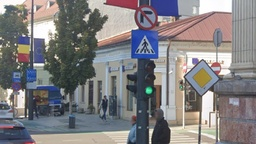
#> input picture Images/1.jpg, 256 x 144 px, shrunk from 1152 x 648 before the run; the run also reads 1 picture not shown here
$ jupyter execute 'Traffic Sign Recognition.ipynb'
#> lines starting #> are read from the running program, lines starting #| are printed output that depends on the picture; after the words box and inside, x2 and y2 are one past the last pixel; in counts of white or black regions, pixels touching at a corner belong together
#> further down, noisy_image is the input picture: shape (144, 256, 3); mean B, G, R 128.5, 126.7, 128.6
# Traffic Sign Recognition

### 2024, Spring - Szabo Lorand

[cell 1]
import numpy as np
import pandas as pd
import cv2
import matplotlib.pyplot as plt
import math

## 1. Denoising using Median Filtering

This algorithm takes the image, a window size and for each pixel it calculates the median of each pixel in its neighbourhood, and setting the result to new pixel's value.

[cell 2]
def median_filter(image, window_size):
#> called with window_size = 3
    pad_size = window_size // 2 # floor division

    # adds border/padding of size pad_size to the image
    padded_image = cv2.copyMakeBorder(image, pad_size, pad_size, pad_size, pad_size, cv2.BORDER_REFLECT)
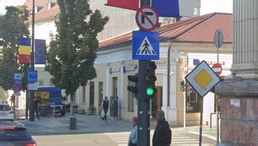
#> padded_image: shape (146, 258, 3); mean B, G, R 128.8, 126.9, 129

    filtered_image = np.zeros_like(image)

    for i in range(pad_size, padded_image.shape[0] - pad_size):
        for j in range(pad_size, padded_image.shape[1] - pad_size):
            neighbourhood = padded_image[i - pad_size : i + pad_size + 1, j - pad_size : j + pad_size + 1, :]

            # iterate through R, G, B values
            for k in range(3):
                filtered_image[i - pad_size, j - pad_size, k] = np.median(neighbourhood[:, :, k])
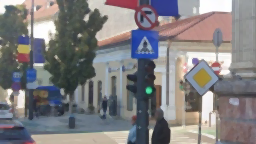
#> filtered_image: shape (144, 256, 3); mean B, G, R 128.2, 126.2, 128.3
                # the offset of the padding is subtracted

    return filtered_image

## Contrast Enhancement Algorithm

The simple contrast enhancement algorithm computes the histogram of the grayscale input image (originally colored) and calculates the normalized cumulative distribution function (CDF) that shows how many pixels have lower or equal value to a certain value. Then, it interpolates the original values to obtain the full color scale, based on the normalized CDF. In other words, where the slope of the CDF is shallower, more pixel intensities are mapped to the same value. This results in an image that uses the a larger color scale than the original one.

The purpose of doing operations (histogram calculation) on the grayscale image is to not distort the proportion of the 3 color scales, which by applying the algorithm should remain constant.

__Result:__

The algorithm can be tested using the plot_histogram function and on the CDF function shallow slopes can be observed at the beginning (black) and at the end (white) of the scale. This results in peaks at the beginning and at the end of the histograms.

This algorithm is not used in the final implementation because it scales each color's value, therefore it creates quite dark colors. It would work on grayscale images, however not on RGB images.

[cell 3]
def colored_to_grayscale(image):
    height = image.shape[0]
    width = image.shape[1]
    colors = image.shape[2]

    grayscale_image = np.zeros((height, width), dtype = np.uint8)

    for i in range(height):
        for j in range(width):
            b, g, r = image[i, j]
            # using the magic formula to calculate grayscale - already normalized
            grayscale_intensity = int(0.299 * r + 0.587 * g + 0.114 * b)
            grayscale_image[i, j] = grayscale_intensity
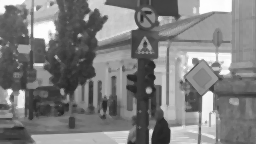
#> grayscale_image: shape (144, 256); min 35, max 254, mean 126.6

    return grayscale_image

[cell 4]
# [17 lines left out: function contrast_enhancement, not called in this run]

Display histogram and CDF:

[cell 5]
# [23 lines left out: function plot_histogram, not called in this run]

## Testing Image Preprocessing

Read input, set up parameters:

[cell 6]
noisy_image = cv2.imread('./Images/1.jpg', cv2.IMREAD_COLOR)
window_size = 3

Denoise image:

[cell 7]
# [6 lines of commented-out code are left out]

Contrast enhancement:

[cell 8]
# [5 lines of commented-out code are left out]

### Canny Edge Detection

Firstly, the denoised and contrast-enhanced image has to be transformed to grayscale and than the edge detection algorithm can be applied to it.

Canny Edge detection is not used in the pipeline, because I found alternative ways to detect shapes in case of traffic signs.

__Preprocessing:__

[cell 9]
denoised_image = median_filter(noisy_image, window_size)
# enhanced_denoised_image = contrast_enhancement(denoised_image, 0)
gray_image_processed = colored_to_grayscale(denoised_image)

__Edge Detection:__

[cell 10]
# edges = cv2.Canny(gray_image_processed, 100, 200)

# cv2.imshow("Edges", edges)
# cv2.waitKey(0)

## 2. Color-based Segmentation

For each color a threshold interval is defined in HSV color scheme and the pixels that are in that range are added to the color's corresponding image. Traffic signs can be of 3 colors: red, yellow and blue, sometimes black, therefore 4 binary images will be created for the 4 colors - 255 (white) representing pixel of the respective color, 0 (black) every other pixel.

To implement this idea color masks will be used with the colors' intervals and applied to the original image.

After that, an __openning__ and a __closing__ morphological operation will be applied in order to filter out noise: the openning removes the white noise in the black area, while the closing removes black noise in the white area.

[cell 11]
# define color thresholds

# Red
lower_red1 = (0, 100, 100)
upper_red1 = (10, 255, 255)
lower_red2 = (165, 100, 100)
upper_red2 = (179, 255, 255)

# Blue
lower_blue = (90, 100, 100)
upper_blue = (120, 255, 255)

# Yellow
lower_yellow = (20, 100, 100)
upper_yellow = (35, 255, 255)

# Black
lower_black = (0, 0, 0)
upper_black = (179, 255, 5)

def color_segmentation(image, window_size = None):
    # transform image to HSV
    hsv_image = cv2.cvtColor(image, cv2.COLOR_BGR2HSV)
#> hsv_image: shape (144, 256, 3); mean H, S, V 71.9, 42.4, 139.4

    # create a mask for each color range
    mask_red1 = cv2.inRange(hsv_image, lower_red1, upper_red1)
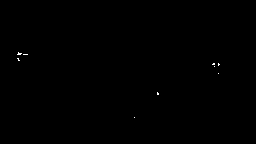
#> mask_red1: shape (144, 256); 0.1% white in thin lines or dots, all inside (x1, y1, x2, y2) = (17, 52, 220, 118)
    mask_red2 = cv2.inRange(hsv_image, lower_red2, upper_red2)
#> mask_red2: shape (144, 256); 1.1% white; 14 white regions (11 under 20 px), largest, box (x1, y1, x2, y2) and area: (106, 0, 145, 14) 246, (17, 54, 28, 62) 62, (151, 23, 157, 28) 20
    mask_blue = cv2.inRange(hsv_image, lower_blue, upper_blue)
#> mask_blue: shape (144, 256); 4.1% white; 13 white regions (3 under 20 px), largest, box (x1, y1, x2, y2) and area: (130, 29, 159, 60) 610, (151, 0, 178, 17) 369, (26, 68, 36, 83) 129
    mask_yellow = cv2.inRange(hsv_image, lower_yellow, upper_yellow)
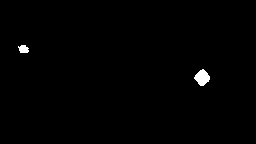
#> mask_yellow: shape (144, 256); 0.66% white; 2 white regions, box (x1, y1, x2, y2) and area: (194, 69, 210, 86) 174, (18, 45, 29, 53) 68
    mask_black = cv2.inRange(hsv_image, lower_black, upper_black)
#> mask_black: shape (144, 256); every value is 0

    mask_red = mask_red1 | mask_red2
#> mask_red: shape (144, 256); 1.2% white; 16 white regions (12 under 20 px), largest, box (x1, y1, x2, y2) and area: (106, 0, 145, 14) 246, (17, 52, 28, 62) 81, (212, 63, 220, 67) 22, (151, 23, 157, 28) 20

    if window_size is not None:
        window = np.ones(window_size, np.uint8)
    else:
        window = np.ones((3, 3), np.uint8)

    mask_red = cv2.morphologyEx(mask_red, cv2.MORPH_OPEN, window)
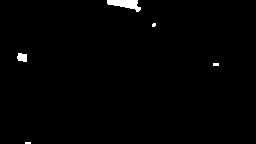
#> mask_red: shape (144, 256); 0.95% white; 5 white regions (3 under 20 px), largest, box (x1, y1, x2, y2) and area: (107, 0, 141, 12) 234, (17, 53, 27, 62) 74
    mask_red = cv2.morphologyEx(mask_red, cv2.MORPH_CLOSE, window)
#> mask_red: shape (144, 256); 0.96% white; 5 white regions (3 under 20 px), largest, box (x1, y1, x2, y2) and area: (107, 0, 141, 12) 236, (17, 53, 27, 62) 74

    mask_blue = cv2.morphologyEx(mask_blue, cv2.MORPH_OPEN, window)
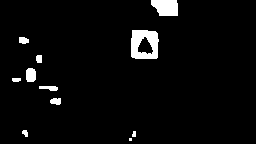
#> mask_blue: shape (144, 256); 3.9% white; 11 white regions (1 under 20 px), largest, box (x1, y1, x2, y2) and area: (131, 30, 159, 59) 603, (151, 0, 178, 16) 368, (26, 68, 36, 82) 127
    mask_blue = cv2.morphologyEx(mask_blue, cv2.MORPH_CLOSE, window)
#> mask_blue: shape (144, 256); 3.9% white; 11 white regions (1 under 20 px), largest, box (x1, y1, x2, y2) and area: (131, 30, 159, 59) 610, (151, 0, 178, 16) 368, (26, 68, 36, 82) 127

    mask_yellow = cv2.morphologyEx(mask_yellow, cv2.MORPH_OPEN, window)
#> mask_yellow: shape (144, 256); 0.63% white; 2 white regions, box (x1, y1, x2, y2) and area: (195, 70, 210, 86) 170, (19, 45, 28, 53) 63
    mask_yellow = cv2.morphologyEx(mask_yellow, cv2.MORPH_CLOSE, window)

    mask_black = cv2.morphologyEx(mask_black, cv2.MORPH_OPEN, window)
    mask_black = cv2.morphologyEx(mask_black, cv2.MORPH_CLOSE, window)

    # create a data frame with the masks
    dict = {
        'red': mask_red,
        'blue': mask_blue,
        'yellow': mask_yellow,
        'black': mask_black
    }


    return dict

Helper function to display an image using matplotlib instead of OpenCV because the high-resolution images displayed using cv2.imshow cannot be resized so that they are completely visible and, on the other hand, in matplotlib scroll is possible.

[cell 12]
def display_image(image, title):
    plt.imshow(cv2.cvtColor(image, cv2.COLOR_BGR2RGB))
    plt.title(title)
    plt.axis('off')
    plt.show()

Applying the color segmentation on the image:

[cell 13]
color_signs = color_segmentation(denoised_image)
#> color_signs = 4 items

display_image(color_signs['red'], "After Color Segmentation - Red")
display_image(color_signs['blue'], "After Color Segmentation - Blue")
display_image(color_signs['yellow'], "After Color Segmentation - Yellow")
display_image(color_signs['black'], "After Color Segmentation - Black")

## 3. Shape Detection

### Contour Drawing

Implement contour drawing by going through the whole image and painting white the pixels that are white and have a black neighbor, meaning they are contour pixels, and leaving the other pixels black.

[cell 14]
def draw_contour(image):
    contour_image = np.zeros_like(image)
    offsets = [(i, j) for i in range(-1, 2) for j in range(-1, 2)]

    # leave 1 pixel for the offsets
    for i in range(1, image.shape[0] - 1):
        for j in range(1, image.shape[1] - 1):
            if image[i, j] != 0:
                for di, dj in offsets:
                    if image[i + di, j + dj] == 0:
                        contour_image[i, j] = 255
                        break
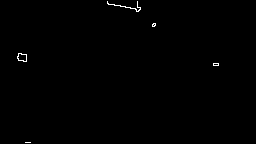
#> contour_image: shape (144, 256); 0.33% white in thin lines or dots, all inside (x1, y1, x2, y2) = (17, 1, 219, 143)

    return contour_image

Applying contour detection on the image:

[cell 15]
contour_red = draw_contour(color_signs["red"])
contour_yellow = draw_contour(color_signs["yellow"])
#> after the loop in draw_contour (call 2), `for i in range(1, image.shape[0] - 1):`:
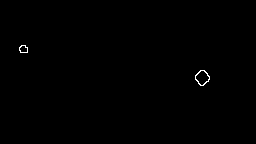
#> contour_image: shape (144, 256); 0.24% white in thin lines or dots, all inside (x1, y1, x2, y2) = (19, 45, 210, 86)
contour_blue = draw_contour(color_signs["blue"])
#> after the loop in draw_contour (call 3), `for i in range(1, image.shape[0] - 1):`:
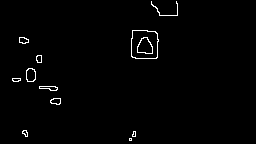
#> contour_image: shape (144, 256); 1.3% white in thin lines or dots, all inside (x1, y1, x2, y2) = (12, 1, 178, 141)
contour_black = draw_contour(color_signs["black"])

display_image(contour_red, "Contours Red")
#> (the rest of the program and of its run is left out)
